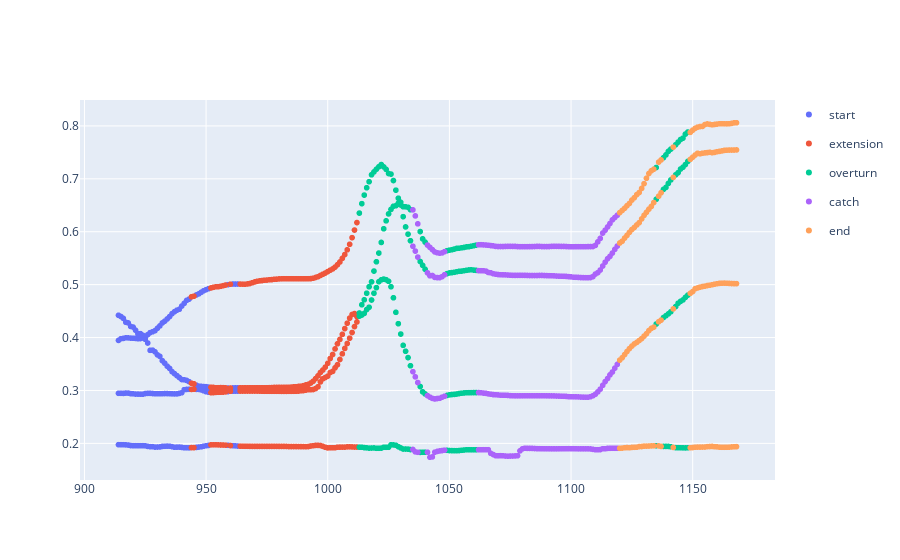
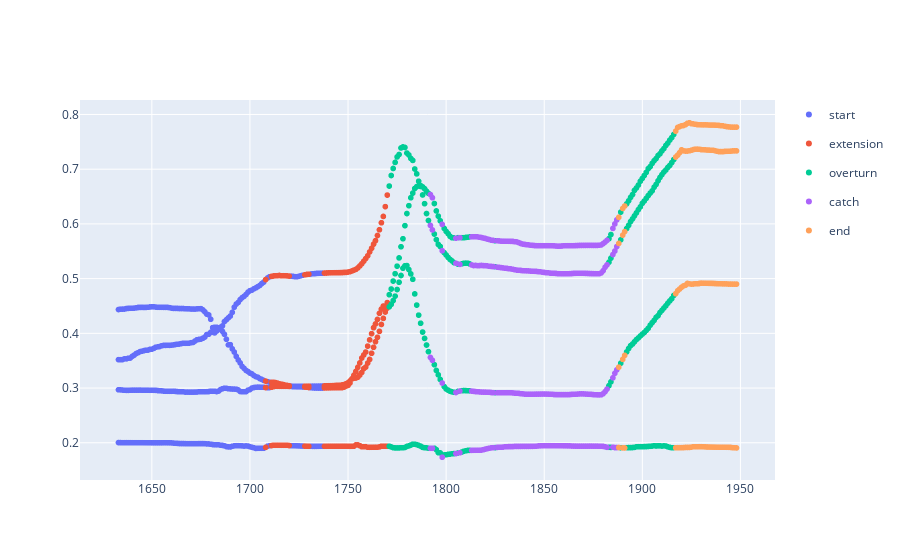
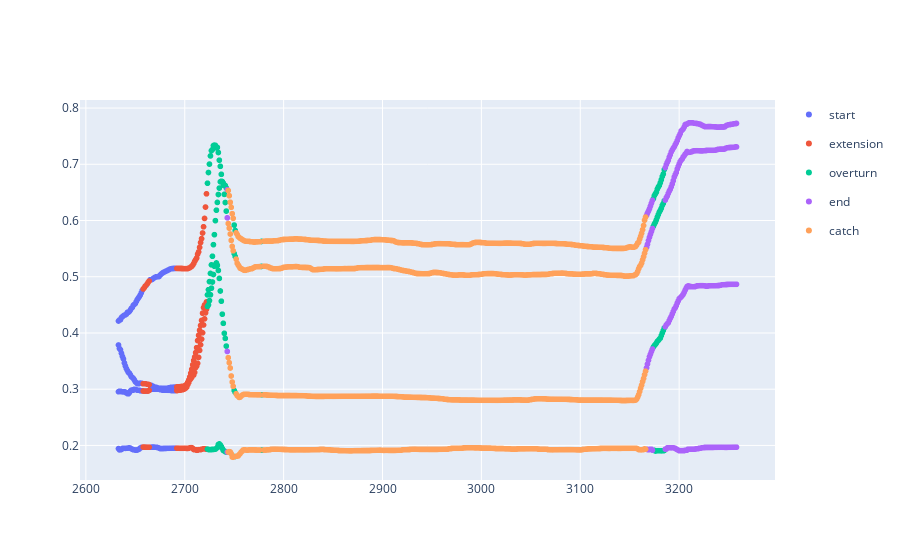

The cell these charts' notebook holds for them, in order:
### Markdown cell above
### Plot some of the predictions

### Code cell
for id_value in dfGat.id.unique()[:3]:
    print(f"Predictions for lift id: {id_value}")
    plot_feature_given_id(id_value, dfGat,column_order_str)

### Figure 1 — Plotly figure (JSON) as saved in the notebook; plotly's stock layout.template omitted (floating-point values rounded to 4 significant figures; data arrays with more than 128 entries replaced by an {"elided": "..."} marker saying what was removed)
{"data": [{"hovertemplate": "class=start<br>Unnamed: 0=%{x}<br>value=%{y}<extra></extra>", "legendgroup": "start", "marker": {"color": "#636efa", "symbol": "circle"}, "mode": "markers", "name": "start", "showlegend": true, "type": "scattergl", "x": {"elided": "160 int values"}, "xaxis": "x", "y": {"elided": "160 float values"}, "yaxis": "y"}, {"hovertemplate": "class=extension<br>Unnamed: 0=%{x}<br>value=%{y}<extra></extra>", "legendgroup": "extension", "marker": {"color": "#EF553B", "symbol": "circle"}, "mode": "markers", "name": "extension", "showlegend": true, "type": "scattergl", "x": {"elided": "236 int values"}, "xaxis": "x", "y": {"elided": "236 float values"}, "yaxis": "y"}, {"hovertemplate": "class=overturn<br>Unnamed: 0=%{x}<br>value=%{y}<extra></extra>", "legendgroup": "overturn", "marker": {"color": "#00cc96", "symbol": "circle"}, "mode": "markers", "name": "overturn", "showlegend": true, "type": "scattergl", "x": {"elided": "196 int values"}, "xaxis": "x", "y": {"elided": "196 float values"}, "yaxis": "y"}, {"hovertemplate": "class=catch<br>Unnamed: 0=%{x}<br>value=%{y}<extra></extra>", "legendgroup": "catch", "marker": {"color": "#ab63fa", "symbol": "circle"}, "mode": "markers", "name": "catch", "showlegend": true, "type": "scattergl", "x": {"elided": "276 int values"}, "xaxis": "x", "y": {"elided": "276 float values"}, "yaxis": "y"}, {"hovertemplate": "class=end<br>Unnamed: 0=%{x}<br>value=%{y}<extra></extra>", "legendgroup": "end", "marker": {"color": "#FFA15A", "symbol": "circle"}, "mode": "markers", "name": "end", "showlegend": true, "type": "scattergl", "x": {"elided": "152 int values"}, "xaxis": "x", "y": {"elided": "152 float values"}, "yaxis": "y"}], "layout": {}}

### Figure 2 — Plotly figure (JSON) as saved in the notebook; plotly's stock layout.template omitted (floating-point values rounded to 4 significant figures; data arrays with more than 128 entries replaced by an {"elided": "..."} marker saying what was removed)
{"data": [{"hovertemplate": "class=start<br>Unnamed: 0=%{x}<br>value=%{y}<extra></extra>", "legendgroup": "start", "marker": {"color": "#636efa", "symbol": "circle"}, "mode": "markers", "name": "start", "showlegend": true, "type": "scattergl", "x": {"elided": "364 int values"}, "xaxis": "x", "y": {"elided": "364 float values"}, "yaxis": "y"}, {"hovertemplate": "class=extension<br>Unnamed: 0=%{x}<br>value=%{y}<extra></extra>", "legendgroup": "extension", "marker": {"color": "#EF553B", "symbol": "circle"}, "mode": "markers", "name": "extension", "showlegend": true, "type": "scattergl", "x": {"elided": "188 int values"}, "xaxis": "x", "y": {"elided": "188 float values"}, "yaxis": "y"}, {"hovertemplate": "class=overturn<br>Unnamed: 0=%{x}<br>value=%{y}<extra></extra>", "legendgroup": "overturn", "marker": {"color": "#00cc96", "symbol": "circle"}, "mode": "markers", "name": "overturn", "showlegend": true, "type": "scattergl", "x": {"elided": "264 int values"}, "xaxis": "x", "y": {"elided": "264 float values"}, "yaxis": "y"}, {"hovertemplate": "class=catch<br>Unnamed: 0=%{x}<br>value=%{y}<extra></extra>", "legendgroup": "catch", "marker": {"color": "#ab63fa", "symbol": "circle"}, "mode": "markers", "name": "catch", "showlegend": true, "type": "scattergl", "x": {"elided": "308 int values"}, "xaxis": "x", "y": {"elided": "308 float values"}, "yaxis": "y"}, {"hovertemplate": "class=end<br>Unnamed: 0=%{x}<br>value=%{y}<extra></extra>", "legendgroup": "end", "marker": {"color": "#FFA15A", "symbol": "circle"}, "mode": "markers", "name": "end", "showlegend": true, "type": "scattergl", "x": {"elided": "140 int values"}, "xaxis": "x", "y": {"elided": "140 float values"}, "yaxis": "y"}], "layout": {}}

### Figure 3 — Plotly figure (JSON) as saved in the notebook; plotly's stock layout.template omitted (floating-point values rounded to 4 significant figures; data arrays with more than 128 entries replaced by an {"elided": "..."} marker saying what was removed)
{"data": [{"hovertemplate": "class=start<br>Unnamed: 0=%{x}<br>value=%{y}<extra></extra>", "legendgroup": "start", "marker": {"color": "#636efa", "symbol": "circle"}, "mode": "markers", "name": "start", "showlegend": true, "type": "scattergl", "x": {"elided": "212 int values"}, "xaxis": "x", "y": {"elided": "212 float values"}, "yaxis": "y"}, {"hovertemplate": "class=extension<br>Unnamed: 0=%{x}<br>value=%{y}<extra></extra>", "legendgroup": "extension", "marker": {"color": "#EF553B", "symbol": "circle"}, "mode": "markers", "name": "extension", "showlegend": true, "type": "scattergl", "x": {"elided": "148 int values"}, "xaxis": "x", "y": {"elided": "148 float values"}, "yaxis": "y"}, {"hovertemplate": "class=overturn<br>Unnamed: 0=%{x}<br>value=%{y}<extra></extra>", "legendgroup": "overturn", "marker": {"color": "#00cc96", "symbol": "circle"}, "mode": "markers", "name": "overturn", "showlegend": true, "type": "scattergl", "x": {"elided": "148 int values"}, "xaxis": "x", "y": {"elided": "148 float values"}, "yaxis": "y"}, {"hovertemplate": "class=end<br>Unnamed: 0=%{x}<br>value=%{y}<extra></extra>", "legendgroup": "end", "marker": {"color": "#ab63fa", "symbol": "circle"}, "mode": "markers", "name": "end", "showlegend": true, "type": "scattergl", "x": {"elided": "324 int values"}, "xaxis": "x", "y": {"elided": "324 float values"}, "yaxis": "y"}, {"hovertemplate": "class=catch<br>Unnamed: 0=%{x}<br>value=%{y}<extra></extra>", "legendgroup": "catch", "marker": {"color": "#FFA15A", "symbol": "circle"}, "mode": "markers", "name": "catch", "showlegend": true, "type": "scattergl", "x": {"elided": "1672 int values"}, "xaxis": "x", "y": {"elided": "1672 float values"}, "yaxis": "y"}], "layout": {}}
